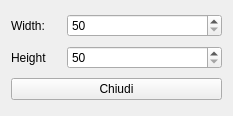
<?xml version="1.0" encoding="UTF-8"?>
<ui version="4.0">
 <class>HModImage</class>
 <widget class="QWidget" name="HModImage">
  <property name="windowModality">
   <enum>Qt::ApplicationModal</enum>
  </property>
  <property name="geometry">
   <rect>
    <x>0</x>
    <y>0</y>
    <width>233</width>
    <height>116</height>
   </rect>
  </property>
  <property name="windowTitle">
   <string>Moifica immagine</string>
  </property>
  <layout class="QVBoxLayout" name="verticalLayout">
   <item>
    <layout class="QHBoxLayout" name="horizontalLayout">
     <item>
      <widget class="QLabel" name="label">
       <property name="maximumSize">
        <size>
         <width>50</width>
         <height>16777215</height>
        </size>
       </property>
       <property name="text">
        <string>Width:</string>
       </property>
      </widget>
     </item>
     <item>
      <widget class="QSpinBox" name="spWidth">
       <property name="minimum">
        <number>50</number>
       </property>
       <property name="maximum">
        <number>500</number>
       </property>
       <property name="value">
        <number>50</number>
       </property>
      </widget>
     </item>
    </layout>
   </item>
   <item>
    <layout class="QHBoxLayout" name="horizontalLayout_2">
     <item>
      <widget class="QLabel" name="label_2">
       <property name="maximumSize">
        <size>
         <width>50</width>
         <height>16777215</height>
        </size>
       </property>
       <property name="text">
        <string>Height</string>
       </property>
      </widget>
     </item>
     <item>
      <widget class="QSpinBox" name="spHeight">
       <property name="minimum">
        <number>50</number>
       </property>
       <property name="maximum">
        <number>1000</number>
       </property>
      </widget>
     </item>
    </layout>
   </item>
   <item>
    <widget class="QPushButton" name="pushButton">
     <property name="text">
      <string>Chiudi</string>
     </property>
    </widget>
   </item>
  </layout>
 </widget>
 <resources/>
 <connections/>
</ui>
